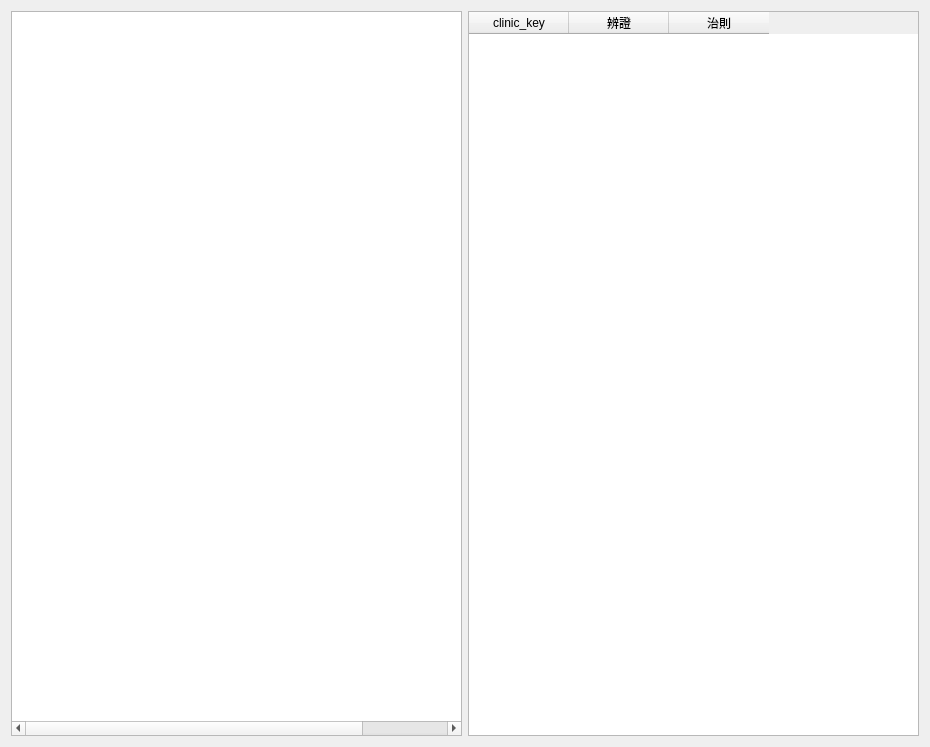
<?xml version="1.0" encoding="UTF-8"?>
<ui version="4.0">
 <class>Dialog_distinguish</class>
 <widget class="QDialog" name="Dialog_distinguish">
  <property name="windowModality">
   <enum>Qt::NonModal</enum>
  </property>
  <property name="geometry">
   <rect>
    <x>0</x>
    <y>0</y>
    <width>930</width>
    <height>747</height>
   </rect>
  </property>
  <property name="sizePolicy">
   <sizepolicy hsizetype="Preferred" vsizetype="Preferred">
    <horstretch>0</horstretch>
    <verstretch>0</verstretch>
   </sizepolicy>
  </property>
  <property name="windowTitle">
   <string>備註</string>
  </property>
  <property name="modal">
   <bool>false</bool>
  </property>
  <layout class="QVBoxLayout" name="verticalLayout">
   <item>
    <layout class="QHBoxLayout" name="horizontalLayout">
     <item>
      <widget class="QTableWidget" name="tableWidget_groups">
       <property name="maximumSize">
        <size>
         <width>16777215</width>
         <height>16777215</height>
        </size>
       </property>
       <property name="editTriggers">
        <set>QAbstractItemView::NoEditTriggers</set>
       </property>
       <property name="selectionMode">
        <enum>QAbstractItemView::SingleSelection</enum>
       </property>
       <property name="selectionBehavior">
        <enum>QAbstractItemView::SelectItems</enum>
       </property>
       <attribute name="horizontalHeaderVisible">
        <bool>false</bool>
       </attribute>
       <column>
        <property name="text">
         <string>新增欄位</string>
        </property>
       </column>
       <column>
        <property name="text">
         <string>新增欄位</string>
        </property>
       </column>
       <column>
        <property name="text">
         <string>新增欄位</string>
        </property>
       </column>
       <column>
        <property name="text">
         <string>新增欄位</string>
        </property>
       </column>
       <column>
        <property name="text">
         <string>新增欄位</string>
        </property>
       </column>
      </widget>
     </item>
     <item>
      <widget class="QTableWidget" name="tableWidget_distinguish">
       <property name="editTriggers">
        <set>QAbstractItemView::NoEditTriggers</set>
       </property>
       <property name="selectionMode">
        <enum>QAbstractItemView::SingleSelection</enum>
       </property>
       <property name="selectionBehavior">
        <enum>QAbstractItemView::SelectRows</enum>
       </property>
       <column>
        <property name="text">
         <string>clinic_key</string>
        </property>
       </column>
       <column>
        <property name="text">
         <string>辨證</string>
        </property>
       </column>
       <column>
        <property name="text">
         <string>治則</string>
        </property>
       </column>
      </widget>
     </item>
    </layout>
   </item>
  </layout>
 </widget>
 <resources/>
 <connections/>
</ui>
